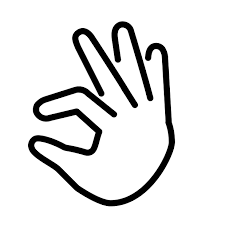
#> input picture docs/hand-pinch.png, 225 x 225 px, given in place of uploaded_image_1766072098437.png, which was not available
$ python clean_wave.py
#> lines starting #> are read from the running program, lines starting #| are printed output that depends on the picture; after the words box and inside, x2 and y2 are one past the last pixel; in counts of white or black regions, pixels touching at a corner belong together

import cv2
import numpy as np

def clean_wave_image_white(path, out_path):
    """Clean hand wave image - remove background and make hand WHITE"""
    print(f"Processing {path}...")
    img = cv2.imread(path, cv2.IMREAD_UNCHANGED)
#> img is the input picture: shape (225, 225, 4); mean B, G, R, A 228.2, 228.2, 228.2, 255

    if img is None:
        print("Failed to load.")
        return

    # Convert to BGRA if needed
    if img.shape[2] == 3:
        img = cv2.cvtColor(img, cv2.COLOR_BGR2BGRA)

    # The image has dark content on light gray background
    # Convert to grayscale
    gray = cv2.cvtColor(img[:,:,:3], cv2.COLOR_BGR2GRAY)

    # Threshold to find the dark elements (hand icon)
    # Dark pixels < 100 are content, light pixels > 200 are background
    _, content_mask = cv2.threshold(gray, 100, 255, cv2.THRESH_BINARY_INV)
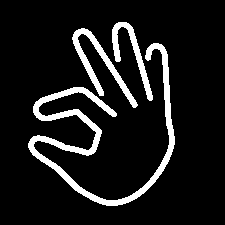
#> content_mask: shape (225, 225); 10.1% white; 3 white regions, box (x1, y1, x2, y2) and area: (28, 43, 175, 206) 3398, (72, 28, 138, 108) 1007, (112, 22, 153, 101) 731

    # Create output with transparency
    result = np.zeros((img.shape[0], img.shape[1], 4), dtype=np.uint8)

    # Set content color to WHITE (user requested)
    # Where mask is white (255), we have content
    result[:, :, 0] = 255  # B - white
    result[:, :, 1] = 255  # G - white
    result[:, :, 2] = 255  # R - white
    result[:, :, 3] = content_mask  # Alpha from mask

    # Save
    cv2.imwrite(out_path, result)
    print(f"Saved WHITE version to {out_path}")

# Run on uploaded image - make it white
clean_wave_image_white('/Users/bytedance/.gemini/antigravity/brain/dab6bddf-2ccf-4844-8217-ba4129b945a4/uploaded_image_1766072098437.png',
                       '/Users/bytedance/Documents/MagicControl/docs/hand-wave_clean.png')

$ run again, on docs/hand-point.png
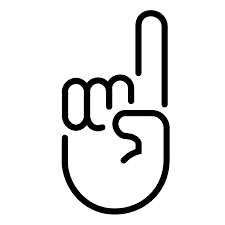
#> input picture docs/hand-point.png, 225 x 225 px, given in place of uploaded_image_1766072098437.png, which was not available
#> in clean_wave_image_white, img is the input picture: shape (225, 225, 4); mean B, G, R, A 232, 232, 232, 255
#> in clean_wave_image_white, `_, content_mask = cv2.threshold(gray, 100, 255, cv2.THRESH_BINARY_INV)`:
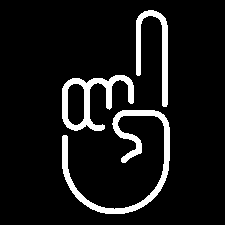
#> content_mask: shape (225, 225); 8.6% white; 3 white regions, box (x1, y1, x2, y2) and area: (62, 110, 170, 214) 2045, (62, 75, 134, 131) 1356, (136, 10, 168, 107) 970
